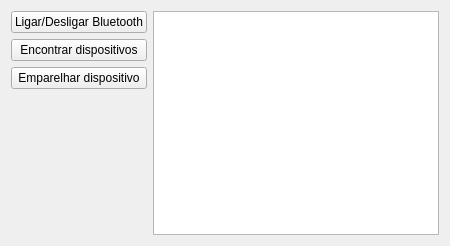
<?xml version="1.0" encoding="UTF-8"?>
<ui version="4.0">
 <class>Form</class>
 <widget class="QWidget" name="Form">
  <property name="geometry">
   <rect>
    <x>0</x>
    <y>0</y>
    <width>450</width>
    <height>246</height>
   </rect>
  </property>
  <property name="sizePolicy">
   <sizepolicy hsizetype="Preferred" vsizetype="Preferred">
    <horstretch>0</horstretch>
    <verstretch>0</verstretch>
   </sizepolicy>
  </property>
  <property name="minimumSize">
   <size>
    <width>450</width>
    <height>227</height>
   </size>
  </property>
  <property name="windowTitle">
   <string>Form</string>
  </property>
  <layout class="QGridLayout" name="gridLayout">
   <item row="0" column="1">
    <widget class="QPlainTextEdit" name="logWindow">
     <property name="readOnly">
      <bool>true</bool>
     </property>
     <property name="plainText">
      <string/>
     </property>
    </widget>
   </item>
   <item row="0" column="0">
    <layout class="QVBoxLayout" name="verticalLayout">
     <property name="spacing">
      <number>6</number>
     </property>
     <item>
      <widget class="QPushButton" name="onOffButton">
       <property name="text">
        <string>Ligar/Desligar Bluetooth</string>
       </property>
      </widget>
     </item>
     <item>
      <widget class="QPushButton" name="findButton">
       <property name="text">
        <string>Encontrar dispositivos</string>
       </property>
      </widget>
     </item>
     <item>
      <widget class="QPushButton" name="pairButton">
       <property name="text">
        <string>Emparelhar dispositivo</string>
       </property>
      </widget>
     </item>
     <item>
      <spacer name="verticalSpacer">
       <property name="orientation">
        <enum>Qt::Orientation::Vertical</enum>
       </property>
       <property name="sizeType">
        <enum>QSizePolicy::Policy::Expanding</enum>
       </property>
       <property name="sizeHint" stdset="0">
        <size>
         <width>20</width>
         <height>40</height>
        </size>
       </property>
      </spacer>
     </item>
    </layout>
   </item>
  </layout>
 </widget>
 <resources/>
 <connections/>
</ui>
